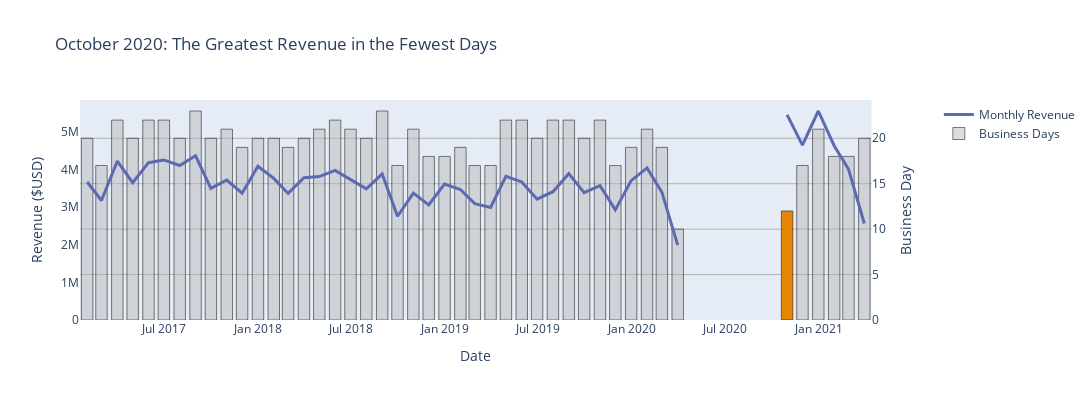

Notebook cell for this chart:
### Code cell
fig = plotly.subplots.make_subplots(specs=[[{'secondary_y': True}]], shared_xaxes=True)

bar_color = 'rgba(179, 179, 179, 0.45)'

colors = [bar_color] * 51
colors[45] = px.colors.qualitative.Vivid[0]

fig.add_trace(go.Scatter(
        x = a.index,
        y = a.revenue,
        name='Monthly Revenue',
        mode='lines',
        line={'width': 3},
        hovertemplate = '$%{y:,.0f}',
        marker_color=px.colors.qualitative.Vivid[1]),
    secondary_y=True)

fig.add_trace(go.Bar(
        x=a.index,
        y=a.num_days_cited,
        name='Business Days',
        marker_color=colors,
        marker={'line': {'color':'black'}}),
    secondary_y=False)

fig.update_layout(
    width=1200,
    height=400,
    legend_title_text=None,
    hovermode="x unified",
    title="October 2020: The Greatest Revenue in the Fewest Days",
    xaxis_title="Date")

fig.update_yaxes(
    title_text="Business Day",
    # gridwidth=.1,
    gridcolor=plotly.colors.label_rgb((179,179,179)),
    rangemode="tozero",
    side='right',
    zeroline=False,
    secondary_y=False)

fig.update_yaxes(
    title_text="Revenue ($USD)",
    showgrid=False,
    rangemode="tozero",
    side='left',
    zeroline=False,
    secondary_y=True)

fig.show()

### Figure 1 — Plotly figure (JSON) as saved in the notebook; plotly's stock layout.template omitted (floating-point values rounded to 4 significant figures)
{"data": [{"hovertemplate": "$%{y:,.0f}", "line": {"width": 3}, "marker": {"color": "rgb(93, 105, 177)"}, "mode": "lines", "name": "Monthly Revenue", "type": "scatter", "x": ["2017-01-31T00:00:00", "2017-02-28T00:00:00", "2017-03-31T00:00:00", "2017-04-30T00:00:00", "2017-05-31T00:00:00", "2017-06-30T00:00:00", "2017-07-31T00:00:00", "2017-08-31T00:00:00", "2017-09-30T00:00:00", "2017-10-31T00:00:00", "2017-11-30T00:00:00", "2017-12-31T00:00:00", "2018-01-31T00:00:00", "2018-02-28T00:00:00", "2018-03-31T00:00:00", "2018-04-30T00:00:00", "2018-05-31T00:00:00", "2018-06-30T00:00:00", "2018-07-31T00:00:00", "2018-08-31T00:00:00", "2018-09-30T00:00:00", "2018-10-31T00:00:00", "2018-11-30T00:00:00", "2018-12-31T00:00:00", "2019-01-31T00:00:00", "2019-02-28T00:00:00", "2019-03-31T00:00:00", "2019-04-30T00:00:00", "2019-05-31T00:00:00", "2019-06-30T00:00:00", "2019-07-31T00:00:00", "2019-08-31T00:00:00", "2019-09-30T00:00:00", "2019-10-31T00:00:00", "2019-11-30T00:00:00", "2019-12-31T00:00:00", "2020-01-31T00:00:00", "2020-02-29T00:00:00", "2020-03-31T00:00:00", "2020-04-30T00:00:00", "2020-05-31T00:00:00", "2020-06-30T00:00:00", "2020-07-31T00:00:00", "2020-08-31T00:00:00", "2020-09-30T00:00:00", "2020-10-31T00:00:00", "2020-11-30T00:00:00", "2020-12-31T00:00:00", "2021-01-31T00:00:00", "2021-02-28T00:00:00", "2021-03-31T00:00:00"], "xaxis": "x", "y": [3667301, 3176011, 4221955, 3648467, 4180345, 4252469, 4104717, 4363356, 3498082, 3718688, 3367271, 4083985, 3763077, 3363110, 3779064, 3809724, 3974412, 3731979, 3484509, 3878928, 2755969, 3372746, 3058554, 3610872, 3466405, 3092791, 2988547, 3818922, 3667520, 3209664, 3408954, 3888438, 3384859, 3567729, 2924891, 3702560, 4040825, 3395741, 1990856, null, null, null, null, null, null, 5448136, 4644678, 5552818, 4630317, 4011715, 2565001], "yaxis": "y2"}, {"marker": {"color": ["rgba(179, 179, 179, 0.45)", "rgba(179, 179, 179, 0.45)", "rgba(179, 179, 179, 0.45)", "rgba(179, 179, 179, 0.45)", "rgba(179, 179, 179, 0.45)", "rgba(179, 179, 179, 0.45)", "rgba(179, 179, 179, 0.45)", "rgba(179, 179, 179, 0.45)", "rgba(179, 179, 179, 0.45)", "rgba(179, 179, 179, 0.45)", "rgba(179, 179, 179, 0.45)", "rgba(179, 179, 179, 0.45)", "rgba(179, 179, 179, 0.45)", "rgba(179, 179, 179, 0.45)", "rgba(179, 179, 179, 0.45)", "rgba(179, 179, 179, 0.45)", "rgba(179, 179, 179, 0.45)", "rgba(179, 179, 179, 0.45)", "rgba(179, 179, 179, 0.45)", "rgba(179, 179, 179, 0.45)", "rgba(179, 179, 179, 0.45)", "rgba(179, 179, 179, 0.45)", "rgba(179, 179, 179, 0.45)", "rgba(179, 179, 179, 0.45)", "rgba(179, 179, 179, 0.45)", "rgba(179, 179, 179, 0.45)", "rgba(179, 179, 179, 0.45)", "rgba(179, 179, 179, 0.45)", "rgba(179, 179, 179, 0.45)", "rgba(179, 179, 179, 0.45)", "rgba(179, 179, 179, 0.45)", "rgba(179, 179, 179, 0.45)", "rgba(179, 179, 179, 0.45)", "rgba(179, 179, 179, 0.45)", "rgba(179, 179, 179, 0.45)", "rgba(179, 179, 179, 0.45)", "rgba(179, 179, 179, 0.45)", "rgba(179, 179, 179, 0.45)", "rgba(179, 179, 179, 0.45)", "rgba(179, 179, 179, 0.45)", "rgba(179, 179, 179, 0.45)", "rgba(179, 179, 179, 0.45)", "rgba(179, 179, 179, 0.45)", "rgba(179, 179, 179, 0.45)", "rgba(179, 179, 179, 0.45)", "rgb(229, 134, 6)", "rgba(179, 179, 179, 0.45)", "rgba(179, 179, 179, 0.45)", "rgba(179, 179, 179, 0.45)", "rgba(179, 179, 179, 0.45)", "rgba(179, 179, 179, 0.45)"], "line": {"color": "black"}}, "name": "Business Days", "type": "bar", "x": ["2017-01-31T00:00:00", "2017-02-28T00:00:00", "2017-03-31T00:00:00", "2017-04-30T00:00:00", "2017-05-31T00:00:00", "2017-06-30T00:00:00", "2017-07-31T00:00:00", "2017-08-31T00:00:00", "2017-09-30T00:00:00", "2017-10-31T00:00:00", "2017-11-30T00:00:00", "2017-12-31T00:00:00", "2018-01-31T00:00:00", "2018-02-28T00:00:00", "2018-03-31T00:00:00", "2018-04-30T00:00:00", "2018-05-31T00:00:00", "2018-06-30T00:00:00", "2018-07-31T00:00:00", "2018-08-31T00:00:00", "2018-09-30T00:00:00", "2018-10-31T00:00:00", "2018-11-30T00:00:00", "2018-12-31T00:00:00", "2019-01-31T00:00:00", "2019-02-28T00:00:00", "2019-03-31T00:00:00", "2019-04-30T00:00:00", "2019-05-31T00:00:00", "2019-06-30T00:00:00", "2019-07-31T00:00:00", "2019-08-31T00:00:00", "2019-09-30T00:00:00", "2019-10-31T00:00:00", "2019-11-30T00:00:00", "2019-12-31T00:00:00", "2020-01-31T00:00:00", "2020-02-29T00:00:00", "2020-03-31T00:00:00", "2020-04-30T00:00:00", "2020-05-31T00:00:00", "2020-06-30T00:00:00", "2020-07-31T00:00:00", "2020-08-31T00:00:00", "2020-09-30T00:00:00", "2020-10-31T00:00:00", "2020-11-30T00:00:00", "2020-12-31T00:00:00", "2021-01-31T00:00:00", "2021-02-28T00:00:00", "2021-03-31T00:00:00"], "xaxis": "x", "y": [20, 17, 22, 20, 22, 22, 20, 23, 20, 21, 19, 20, 20, 19, 20, 21, 22, 21, 20, 23, 17, 21, 18, 18, 19, 17, 17, 22, 22, 20, 22, 22, 20, 22, 17, 19, 21, 19, 10, null, null, null, null, null, null, 12, 17, 21, 18, 18, 20], "yaxis": "y"}], "layout": {"height": 400, "hovermode": "x unified", "title": {"text": "October 2020: The Greatest Revenue in the Fewest Days"}, "width": 1200, "xaxis": {"anchor": "y", "domain": [0, 0.94], "title": {"text": "Date"}}, "yaxis": {"anchor": "x", "domain": [0, 1], "gridcolor": "rgb(179, 179, 179)", "rangemode": "tozero", "side": "right", "title": {"text": "Business Day"}, "zeroline": false}, "yaxis2": {"anchor": "x", "overlaying": "y", "rangemode": "tozero", "showgrid": false, "side": "left", "title": {"text": "Revenue ($USD)"}, "zeroline": false}}}
